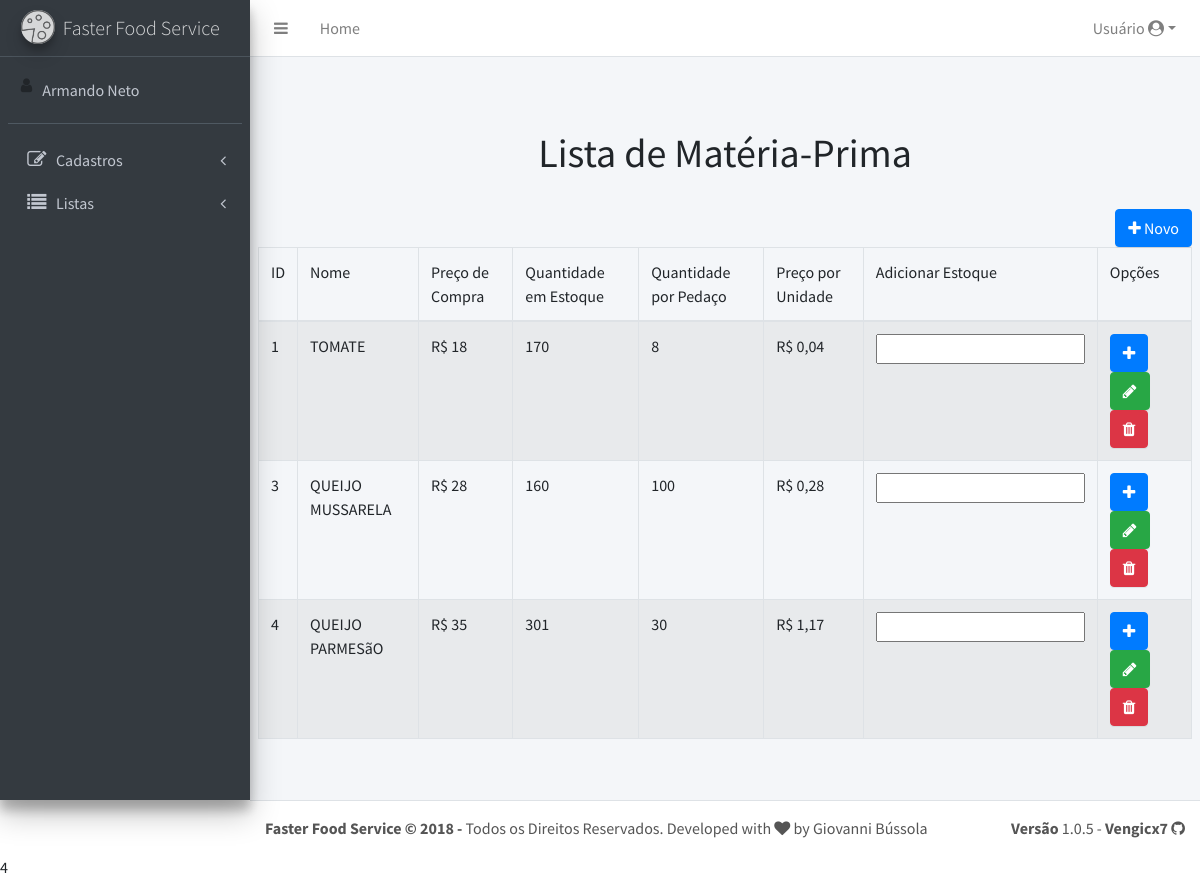
The page /home.php?fd=listas&pg=materiaprima (signed in) on the database as committed earlier.
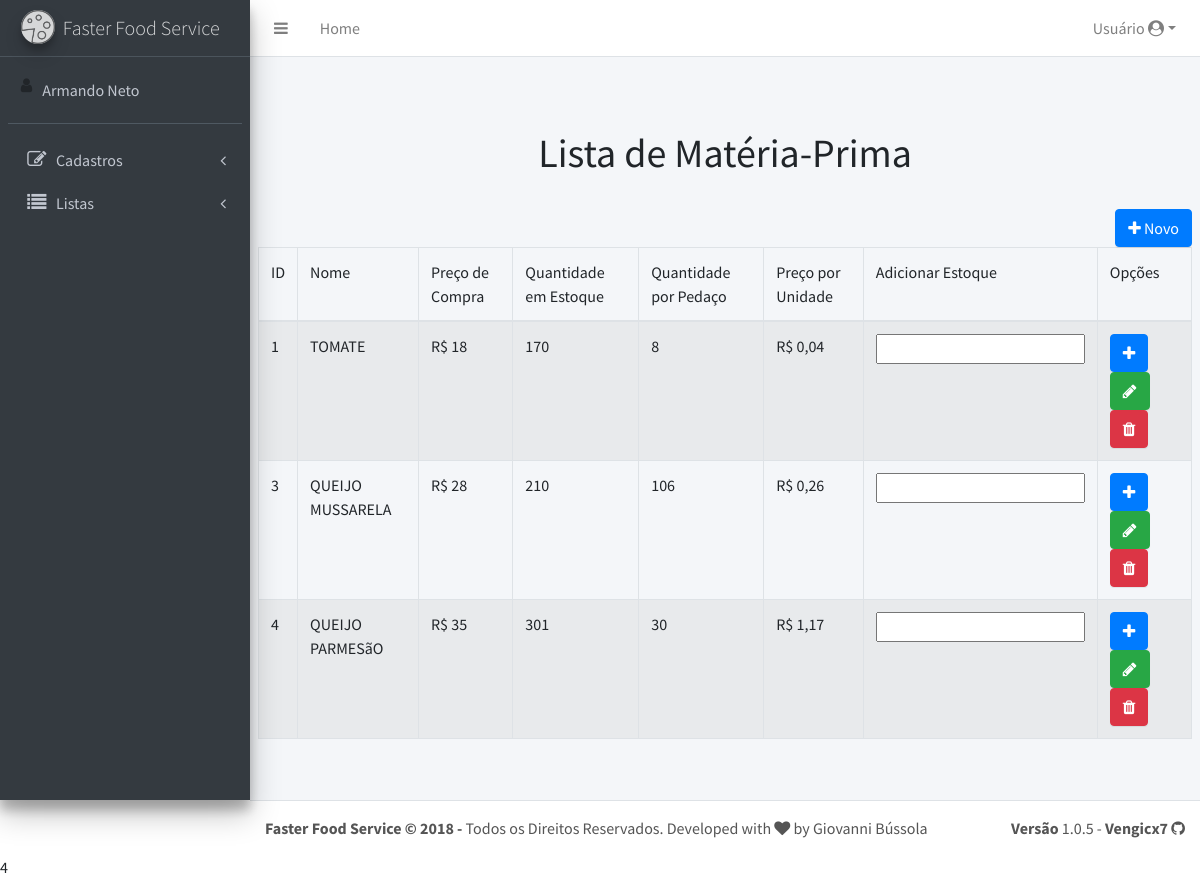
The same page on the database as committed later.
### tables this page shows
CREATE TABLE `materiaprima` (
  `id` int(11) NOT NULL,
  `nome` varchar(100) NOT NULL,
  `quantidade` float NOT NULL,
  `precoCompra` float NOT NULL,
  `precoUnidade` float NOT NULL,
  `qtdPedacos` int(11) NOT NULL,
  `tipoMateria` int(11) NOT NULL
);

### listas/materiaprima.php (the view, shortened to what this page needs)
	<h1 class="text-center">Lista de Matéria-Prima</h1>
	<br>
	<a href="home.php?fd=cadastro&pg=materiaprima" class="btn btn-primary float-right"><i class="fa fa-plus"></i> Novo</a>
	<table class="table table-bordered table-striped">
		<thead>
			<tr>
				<td>ID</td>
				<td>Nome</td>
				<td>Preço de Compra</td>
				<td>Quantidade em Estoque</td>
				<td>Quantidade por Pedaço</td>
				<td>Preço por Unidade</td>
				<td>Adicionar Estoque</td>
				<td>Opções</td>
			</tr>
		</thead>
<?php
	include "./app/conecta.php";
	$sql = "select * from materiaprima";
	$query = $pdo->prepare($sql);
	$query->execute();
	while($data = $query->fetch(PDO::FETCH_OBJ)){
		$id = $data->id;
		$nome = $data->nome;
		$precoCompra = $data->precoCompra;
		$qtdPedacos = $data->qtdPedacos;
		$quantidade = $data->quantidade;
		$precoUnidade = $data->precoUnidade;
		$precoCompra = str_replace(".", ",", $precoCompra);
		$precoUnidade = str_replace(".", ",", $precoUnidade);
		echo "<tr>
				<form action=\"home.php?fd=salvar&pg=materiaprima\" method=\"post\">
				<td><input type=\"hidden\" name=\"id\" value=\"$id\">$id</td>
				<td>$nome</td>
				<td>R$ $precoCompra</td>
				<td>$quantidade</td>
				<td>$qtdPedacos</td>
				<td>R$ $precoUnidade</td>
				<td><input type=\"number\" name=\"quantidade\" required></td>
				<td>
					<button class='btn btn-primary btnAdicionar' type='submit' href='#'><i class='fa fa-plus'></i></button>
					<a class='btn btn-success' href='home.php?fd=cadastro&pg=materiaprima&id=$id'><i class='fa fa-pencil'></i></a>
					<a href=\"javascript:excluir($id,'$nome')\" class='btn btn-danger'><i class='fa fa-trash'></i></a>
				</td>
			  </tr>
			  </form>";
	}
?>
	</table>

Rows that differ between the two databases and show on the page:
changed materiaprima "QUEIJO MUSSARELA": quantidade "160" → "210"; qtdPedacos "100" → "106"; precoUnidade "0,28" → "0,26"
